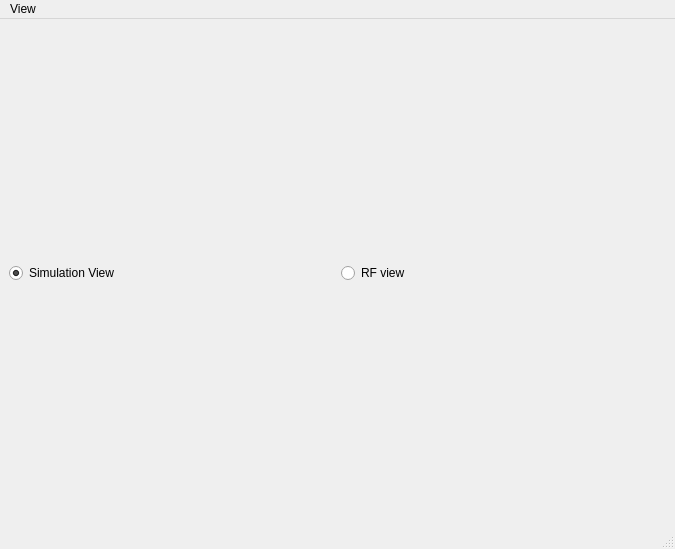
<?xml version="1.0" encoding="UTF-8"?>
<ui version="4.0">
 <class>MRIUI</class>
 <widget class="QMainWindow" name="MRIUI">
  <property name="geometry">
   <rect>
    <x>0</x>
    <y>0</y>
    <width>675</width>
    <height>549</height>
   </rect>
  </property>
  <property name="windowTitle">
   <string>MainWindow</string>
  </property>
  <property name="unifiedTitleAndToolBarOnMac">
   <bool>false</bool>
  </property>
  <widget class="QWidget" name="centralwidget">
   <layout class="QVBoxLayout" name="verticalLayout">
    <item>
     <layout class="QVBoxLayout" name="verticalLayout_2">
      <item>
       <layout class="QHBoxLayout" name="horizontalLayout">
        <property name="spacing">
         <number>6</number>
        </property>
        <item>
         <widget class="QRadioButton" name="radioSim">
          <property name="enabled">
           <bool>true</bool>
          </property>
          <property name="text">
           <string>Simulation View</string>
          </property>
          <property name="checked">
           <bool>true</bool>
          </property>
         </widget>
        </item>
        <item>
         <widget class="QRadioButton" name="radioRF">
          <property name="text">
           <string>RF view</string>
          </property>
         </widget>
        </item>
       </layout>
      </item>
      <item>
       <layout class="QVBoxLayout" name="glLayout"/>
      </item>
     </layout>
    </item>
   </layout>
  </widget>
  <widget class="QMenuBar" name="menubar">
   <property name="geometry">
    <rect>
     <x>0</x>
     <y>0</y>
     <width>675</width>
     <height>25</height>
    </rect>
   </property>
   <widget class="QMenu" name="menuView">
    <property name="sizePolicy">
     <sizepolicy hsizetype="Preferred" vsizetype="Preferred">
      <horstretch>0</horstretch>
      <verstretch>0</verstretch>
     </sizepolicy>
    </property>
    <property name="title">
     <string>View</string>
    </property>
   </widget>
   <addaction name="menuView"/>
  </widget>
  <widget class="QStatusBar" name="statusbar"/>
 </widget>
 <resources/>
 <connections/>
</ui>
